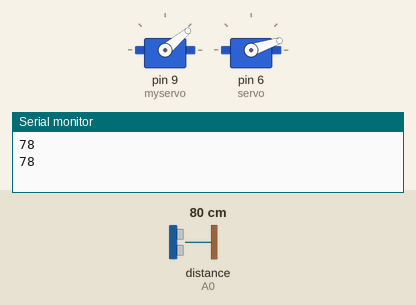
This sketch was run on a simulated Arduino Uno, built with avr-gcc and run on an emulated ATmega328P. Parts: 2 × servo, the last lines printed to the serial monitor. Wiring (inferred from the names in the program): ultrasonic range finder: trigger A1; echo A0. Inputs (shaded band) come from the test bench; at power-on: distance to the obstacle (sensor on A0) 80 cm. The echo pulse lasts 58.3 µs per cm.

Above: at 8.09 s.
14.5 s: distance to the obstacle (sensor on A0) set to 96 cm
At 15.12 s:
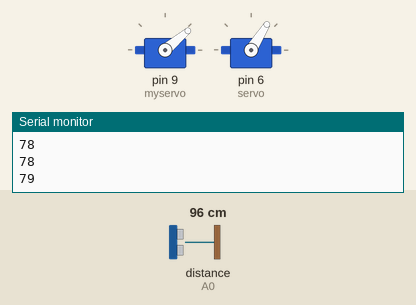
21.9 s: distance to the obstacle (sensor on A0) set to 106 cm
At 22.75 s:
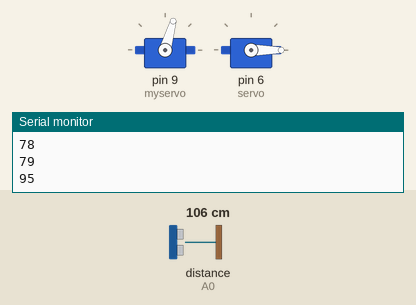
29.1 s: distance to the obstacle (sensor on A0) set to 4 cm
At 33.17 s:
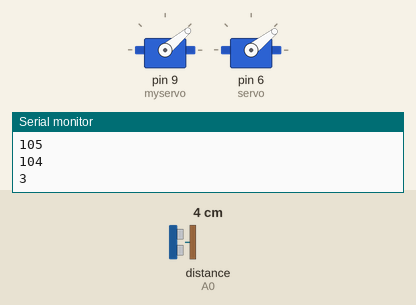
Timing chart, 0 to 37.3 s (numbered marks = the images above; inputs shaded):
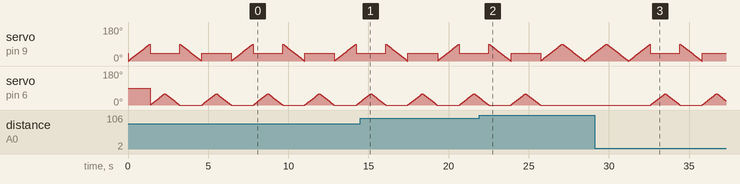

Measured:
- the behaviour switches between 101 and 102 cm on distance to the obstacle (sensor on A0) (found by bisection; images 1 and 2)
- after the input at 21.9 s, servo on pin 6 (servo): goes on until 25.7 s, then stays 0°

The sketch:

neck.ino
```cpp
#include <Servo.h>
Servo myservo;
Servo servo;// create servo object to control a servo
// twelve servo objects can be created on most boards
int trigPin = A1;
int echoPin = A0;
int pos = 0;    // variable to store the servo position
int i=0;
long duration, dist;

void setup() {

 Serial.begin(9600);
 pinMode(trigPin, OUTPUT);
  pinMode(echoPin, INPUT);
  myservo.attach(9);

  servo.attach(6);
  myservo.write(40);// attaches the servo on pin 9 to the servo object
}

void loop() {
  digitalWrite(trigPin, LOW);
delayMicroseconds(2);
digitalWrite(trigPin, HIGH);
delayMicroseconds(10);
digitalWrite(trigPin, LOW);

duration = pulseIn(echoPin, HIGH);
dist = duration*0.034/2;
Serial.println(dist);


    for (pos = 0; pos <= 90; pos += 1) { // goes from 0 degrees to 180 degrees
    // in steps of 1 degree
    myservo.write(pos);              // tell servo to go to position in variable 'pos'
    delay(15);                       // waits 15ms for the servo to reach the position
  }
  if(dist<100){
    myservo.write(40);
    for (pos = 0; pos <= 60; pos += 1) { // goes from 0 degrees to 180 degrees
    // in steps of 1 degree
    servo.write(pos);              // tell servo to go to position in variable 'pos'
    delay(15);

  }
  for (pos = 60; pos >= 0; pos -= 1) {
    servo.write(pos);              // tell servo to go to position in variable 'pos'
    delay(15);}
  }
  for (pos = 90; pos >= 0; pos -= 1) {
    myservo.write(pos);              // tell servo to go to position in variable 'pos'
    delay(15);                       // waits 15ms for the servo to reach the position
  }
  if(dist<100){
    myservo.write(40);
    for (pos = 0; pos <= 60; pos += 1) { // goes from 0 degrees to 180 degrees
    // in steps of 1 degree
    servo.write(pos);              // tell servo to go to position in variable 'pos'
    delay(15);

  }
  for (pos = 60; pos >= 0; pos -= 1) {
    servo.write(pos);              // tell servo to go to position in variable 'pos'
    delay(15);}
  }
  }
```
